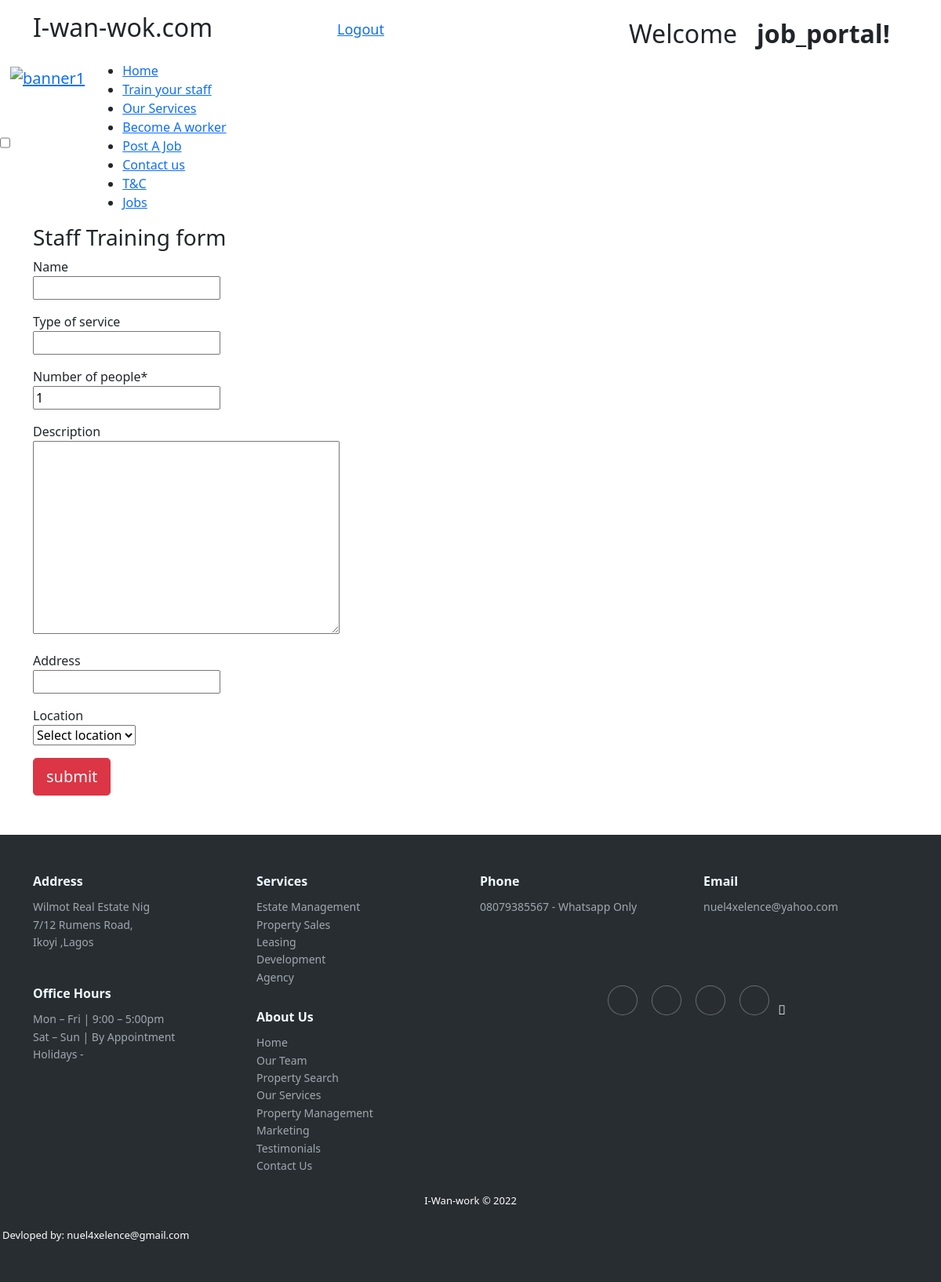
Before: /train_staff/ (signed in) with the older database file.
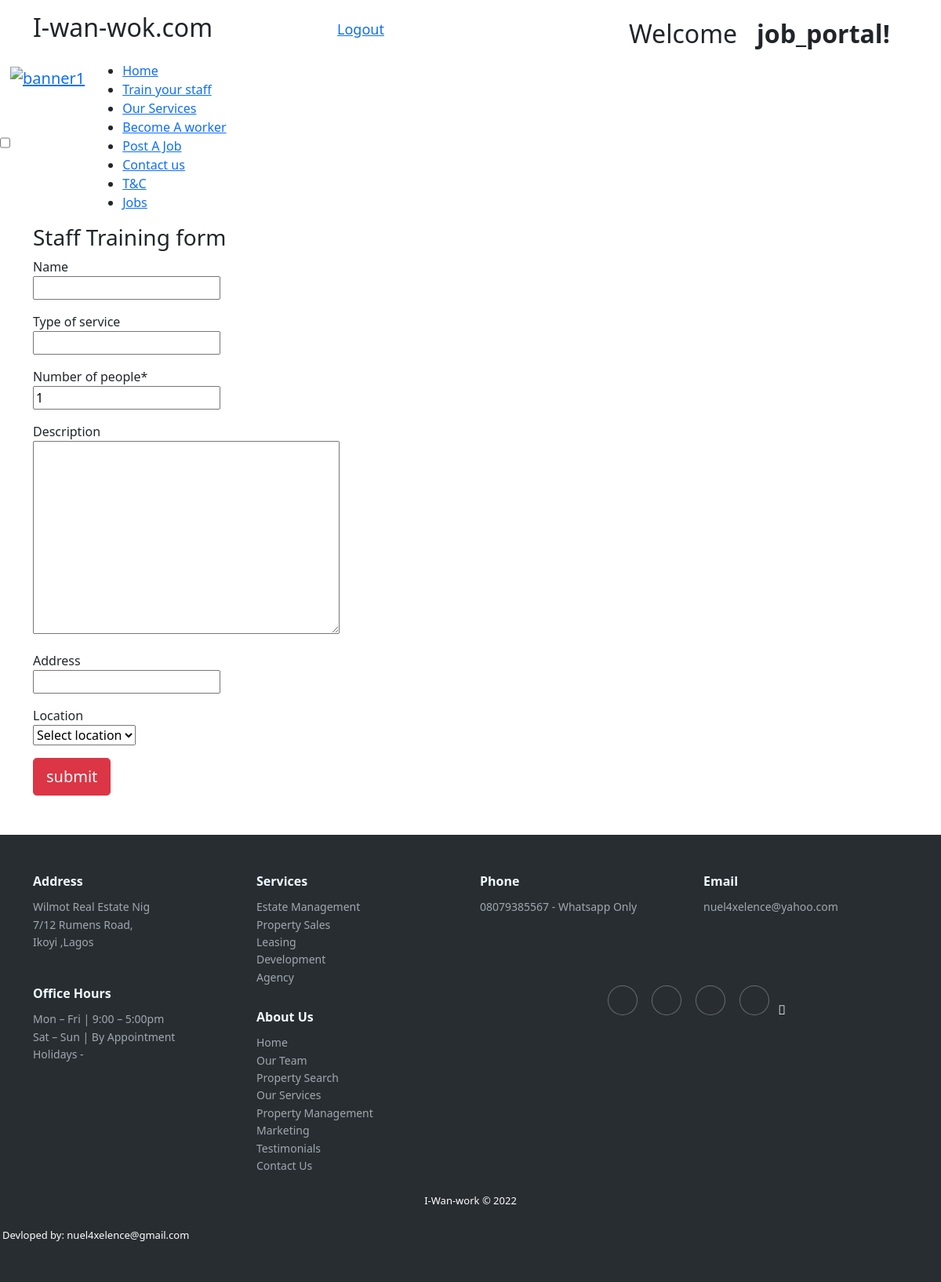
After: the same page with the newer database file.
### artisan/models.py (models this page shows)
class Area(models.Model):
   area_code = models.CharField(max_length=7)
   location = models.CharField(max_length=100,unique=True)
   def __str__(self):
      return self.location
   class Meta:
      verbose_name_plural = "Area"

### products/views.py (the view, shortened to what this page needs)
# urls.py: path('train_staff/', views.StaffTraining, name='train_staff'),
@login_required(login_url='/account/login')
def StaffTraining(request):
    form = TrainingStaff()
    context={'form': form}
    return render(request, 'post/staff_training.html', context)

### products/forms.py
class  TrainingStaff(forms.ModelForm):
    class Meta:
        model = TrainStaff
        fields =('name','number_of_people','description','address','type_of_service','location')
    def __init__(self ,*args ,**kwargs):
        super(TrainingStaff ,self).__init__(*args ,**kwargs)
        self.fields['location'].empty_label ='Select location'

### templates/post/staff_training.html (shortened to what this page needs)
{% extends 'main.html' %}
{% load static %}
{% load crispy_forms_tags %}
{% block content %}
<div id="form2" class="container form2">
  <h3>Staff Training form</h3>
    <form action="" method="POST" class="row g-3" enctype="multipart/form-data">
        <div class="col-md-6 form2">
            {{ form.name|as_crispy_field }}
        </div>
        <div class="col-md-12 form2">
            {{ form.type_of_service|as_crispy_field }}
          </div>
        <div class="col-md-12 form2">
            {{ form.number_of_people|as_crispy_field }}
          </div>
          <div class="col-md-12 form2">
            {{ form.description|as_crispy_field }}
        </div>
        <div class="col-md-6 form2">
          {{ form.address|as_crispy_field }}
        </div>
        <div class="col-md-12 form2">
          {{ form.location|as_crispy_field }}
        </div>
        <div class="col-12">
     <input type="submit" class="btn btn-danger btn-lg" value="submit" >
        </div>
      </form>
  {% endblock %}

### templates/main.html (shortened to what this page needs)
{% load static %}
<!DOCTYPE html>
<html lang="en">
<head>
    <link href="https://cdn.jsdelivr.net/npm/select2@4.1.0-rc.0/dist/css/select2.min.css" rel="stylesheet" />
   <link rel="stylesheet" href="https://cdnjs.cloudflare.com/ajax/libs/animate.css/4.1.1/animate.min.css"/>
   <link rel="stylesheet" href="https://cdnjs.cloudflare.com/ajax/libs/font-awesome/5.15.3/css/all.min.css" />
    <link href="https://cdn.jsdelivr.net/npm/bootstrap@5.1.3/dist/css/bootstrap.min.css" rel="stylesheet">
    <link rel="stylesheet" href="{% static 'css/sty.css' %}">
</head>
<body>
<header class="head" id="head">
    <div class="container" >
      <div class="row">
      <div class="col-md-4 col-12 ms-auto">
        <h2 class="my-md-3 site-title ">I-wan-wok.com</h2>
      </div>
      {% if user.is_authenticated %}
      <div class="col-md-4  text-right">
        <p class="my-md-4 header-links">
          <a href="{% url 'account:logout' %}" style="font-size: 18px; font-weight: 500;" class="px-2">Logout</a>
        </p>
      </div>
      <div class="col-md-4 col-12 text-right">
        <p class="my-md-4 header-links">
          <h2  class="welcome">Welcome <strong class="req">&nbsp; {{ request.user }}! </strong> </h2>
        </p>
      </div>
        {% endif %}
      </div>
    </div>
  </header>
    <div class="nav">
        <input type="checkbox" id="nav-check" class="nav-check" onclick="toggleSelects()">
      <div class="navbar-brand" id="">
        <a  href="/"><img class="" src="{%  static 'images/brand2.jpg' %}"  class="img-fluid logo" alt="banner1">
      </a>
        </div>
        <div class="nav-links" id="nav-links">
            <ul>
          <li><a href="{% url 'products:home' %}" target="_blank">Home</a></li>
          <li><a href="{% url 'products:train_staff' %}" target="_blank">Train your staff</a></li>
          <li><a href="{% url 'products:jobs' %}" target="_blank">Our Services</a></li>
          <li><a href="{% url 'artisan:artisanReg' %}" target="_blank">Become A worker</a></li>
          <li><a href="{% url 'products:post_service' %}" target="_blank">Post A Job</a></li>
          <li ><a  href="{% url 'products:contact' %}">Contact us</a></li>
          <li><a  href="{% url 'products:terms' %}">T&C</a>
          </li>
          <li ><a  href="">Jobs</a></li>
            </ul>
        </div>
      </div>
<div class="all-content" id="content">
{% block content %}
{% endblock %}
</div>
{% include 'footer.html' %}
</body>
</html>

### templates/footer.html (shortened to what this page needs)
<body>
    <div class="footer-dark">
        <footer>
            <div class="container">
                <div class="row">
                    <div class="col-sm-6 col-md-3 item">
                        <h3>Address</h3>
                        <ul><li><a href="">Wilmot Real Estate Nig</a></li>
                            <li><a href="#">7/12 Rumens Road,</a></li>
                            <li><a href="#">Ikoyi ,Lagos</a></li>
                        </ul>
                    </div>
                    <div class="col-sm-6 col-md-3 item">
                        <h3>Services</h3>
                        <ul>
                            <li><a href="#"> Estate Management </a></li>
                            <li><a href="#">Property Sales</a></li>
                            <li><a href="#">Leasing</a></li>
                            <li><a href="#">Development</a></li>
                            <li><a href="#">Agency</a></li>
                        </ul>
                    </div>
                    <div class="col-sm-6 col-md-3 item">
                        <h3>Phone</h3>
                        <ul>
                            <li><a href="#">08079385567 - Whatsapp Only</a></li>
                        </ul>
                    </div>
                    <div class="col-sm-6 col-md-3 item">
                        <h3>Email</h3>
                        <ul>
                            <li><a href="#">nuel4xelence@yahoo.com</a></li>
                        </ul>
                    </div>
                    <div class="col-sm-6 col-md-3 item">
                        <h3>Office Hours</h3>
                        <ul>
                            <li><a href="#"> Mon – Fri | 9:00 – 5:00pm</a></li>
                            <li><a href="#">Sat – Sun | By Appointment</a></li>
                            <li><a href="#">Holidays -</a></li>
                        </ul>
                    </div>
                    <div class="col-sm-6 col-md-3 item" style="margin-top: 30px;">
                        <h3>About Us</h3>
                        <ul>
                            <li><a href="{% url 'products:home' %}">Home</a></li>
                            <li><a href="">Our Team</a></li>
                            <li> <a href="">Property Search</a> </li>
                            <li class="services"><a href="">Our Services</a></li>
                            <li><a href="">Property  Management</a></li>
                            <li><a href="">Marketing</a></li>
                            <li><a href="">Testimonials</a></li>
                            <li><a href="">Contact Us</a></li>
                        </ul>
                    </div>
                    <div class="col item social">
                        <a href="https://m.facebook.com/wilmotinnovationlimited/"></a>
                        <a href="#"></a>
                        <a href="#"></a>
                        <a href="#"></a>
                        <i class="fa-brands fa-facebook-f"></i>
                    </div>
                </div>
                <p class="copyright">I-Wan-work  © 2022</p>
            </div>
        </footer>
        <p class="copyright" style="text-align:left; margin-left:3px" >Devloped by: nuel4xelence@gmail.com</p>
    </div>

### templates/post/staff_training.html (style rules this page uses)
.g-3 { box-shadow: 0 4px 8px 0 #fff; }

### templates/footer.html (style rules this page uses)
.footer-dark { margin-top: 50px; padding:50px 0; color:#f0f9ff; background-color:#282d32; width: 100% !important; }
.footer-dark h3 { margin-top:0; margin-bottom:12px; font-weight:bold; font-size:16px; }
.footer-dark ul { padding:0; list-style:none; line-height:1.6; font-size:14px; margin-bottom:0; }
.footer-dark ul a { color:inherit; text-decoration:none; opacity:0.6; }
.footer-dark .item.social { text-align:center; }
.footer-dark .item.social > a { font-size:20px; width:36px; height:36px; line-height:36px; display:inline-block; text-align:center; border-radius:50%; box-shadow:0 0 0 1px rgba(255,255,255,0.4); margin:0 8px; color:#fff; opacity:0.75; }
.footer-dark .copyright { text-align:center; padding-top:24px; font-size:13px; margin-bottom:0; color: #fff; }

Changed rows visible on the page:
added Area: location "Select location"
Other visible differences:
form field location: "Select location" → (not shown)
